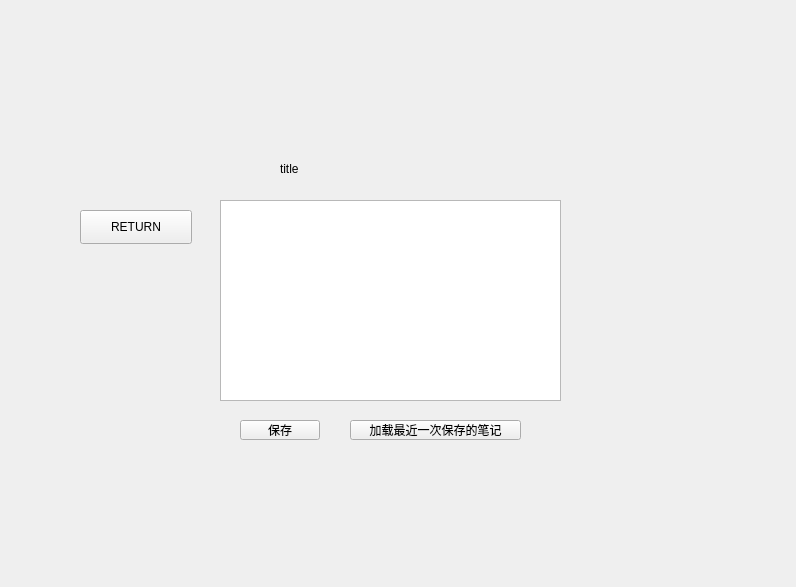
<?xml version="1.0" encoding="UTF-8"?>
<ui version="4.0">
 <class>Note</class>
 <widget class="QWidget" name="Note">
  <property name="geometry">
   <rect>
    <x>0</x>
    <y>0</y>
    <width>796</width>
    <height>587</height>
   </rect>
  </property>
  <property name="windowTitle">
   <string>Form</string>
  </property>
  <widget class="QLabel" name="titleLabel">
   <property name="geometry">
    <rect>
     <x>280</x>
     <y>160</y>
     <width>241</width>
     <height>18</height>
    </rect>
   </property>
   <property name="text">
    <string>title</string>
   </property>
  </widget>
  <widget class="QPushButton" name="returnButton">
   <property name="geometry">
    <rect>
     <x>80</x>
     <y>210</y>
     <width>112</width>
     <height>34</height>
    </rect>
   </property>
   <property name="text">
    <string>RETURN</string>
   </property>
  </widget>
  <widget class="QTextEdit" name="noteEdit">
   <property name="geometry">
    <rect>
     <x>220</x>
     <y>200</y>
     <width>341</width>
     <height>201</height>
    </rect>
   </property>
  </widget>
  <widget class="QPushButton" name="saveNoteButton">
   <property name="geometry">
    <rect>
     <x>240</x>
     <y>420</y>
     <width>80</width>
     <height>20</height>
    </rect>
   </property>
   <property name="text">
    <string>保存</string>
   </property>
  </widget>
  <widget class="QPushButton" name="loadNoteButton">
   <property name="geometry">
    <rect>
     <x>350</x>
     <y>420</y>
     <width>171</width>
     <height>20</height>
    </rect>
   </property>
   <property name="text">
    <string>加载最近一次保存的笔记</string>
   </property>
  </widget>
 </widget>
 <resources/>
 <connections/>
</ui>
